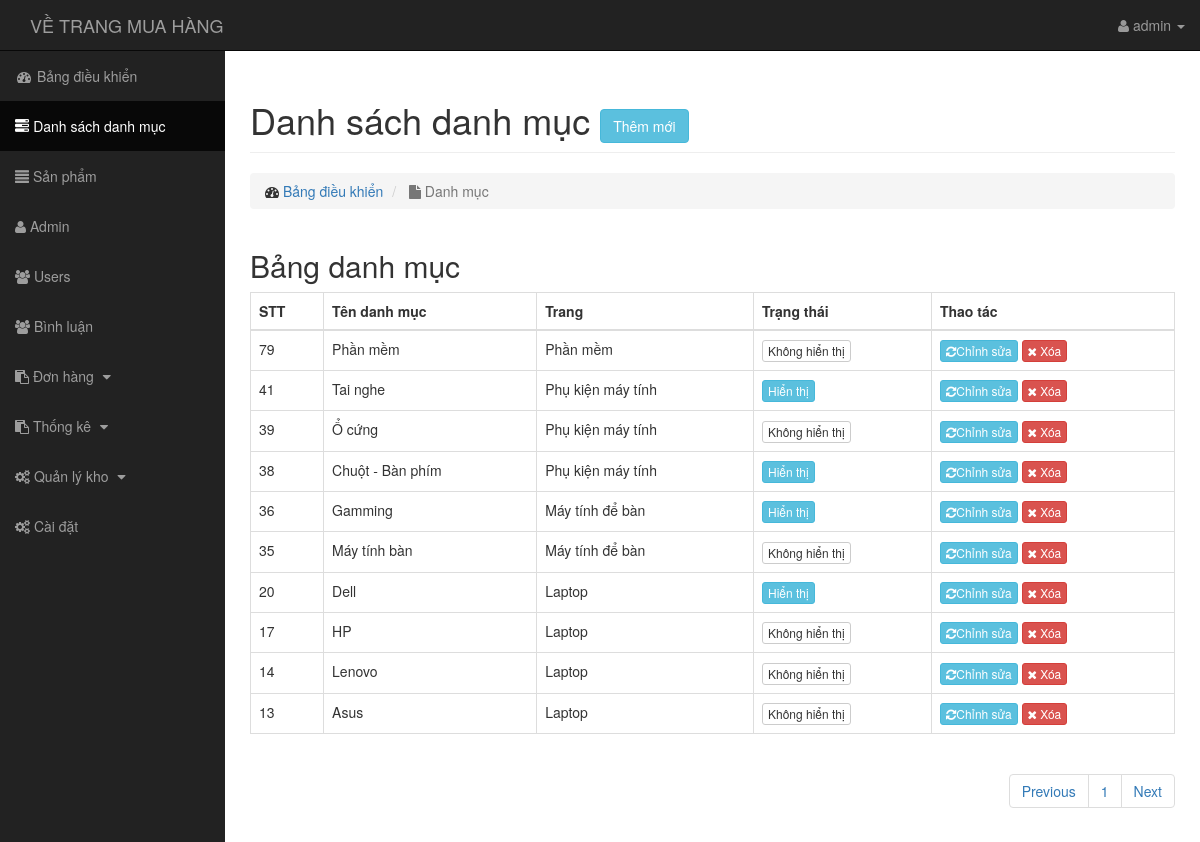
The app's page /admin/modules/category/index.php (signed in) with its own data.
### tables this page shows
CREATE TABLE `category` (
  `id` int(11) NOT NULL,
  `name` varchar(100) NOT NULL,
  `slug` varchar(100) DEFAULT NULL,
  `page_id` int(11) NOT NULL,
  `images` varchar(100) NOT NULL,
  `banner` varchar(100) DEFAULT NULL,
  `home` tinyint(4) DEFAULT 0,
  `status` tinyint(4) DEFAULT 1,
  `create_at` timestamp NOT NULL DEFAULT current_timestamp(),
  `update_at` timestamp NOT NULL DEFAULT current_timestamp() ON UPDATE current_timestamp()
);

CREATE TABLE `page` (
  `id` int(11) NOT NULL,
  `name` varchar(255) NOT NULL,
  `homepage` int(11) NOT NULL DEFAULT 0,
  `slug` varchar(255) NOT NULL,
  `create_update` timestamp NOT NULL DEFAULT current_timestamp(),
  `update_at` timestamp NOT NULL DEFAULT current_timestamp() ON UPDATE current_timestamp()
);

### admin/autoload/ftion.php (called while the page is built, shortened)
<?php
    function base_url()
    {
        return $url  = "http://localhost/DoAnChuyenNganh/";
    }
    function admin_trans($url)
    {
        return base_url() . "admin/" .$url;
    }
    function modules($url)
    {
        return base_url() . "admin/modules/" .$url ;
    }
 ?>

### admin/autoload/dtbase.php (called while the page is built, shortened)
<?php
    class Database
    {
        public $link;
        public function __construct()
        {
            $this->link = mysqli_connect("localhost","root","","banhang") or die ();
            mysqli_set_charset($this->link,"utf8");
        }
        public function countTable($table)
        {
            $sql = "SELECT id FROM  {$table}";
            $result = mysqli_query($this->link, $sql) or die("Lỗi Truy Vấn countTable----" .mysqli_error($this->link));
            $num = mysqli_num_rows($result);
            return $num;
        }
         public  function fetchJone($table,$sql ,$page = 0,$row ,$pagi = false )
        {
            $data = [];
            if ($pagi == true )
            {
                $total = $this->countTable($table);
                $sotrang = ceil($total / $row);
                $start = ($page - 1 ) * $row ;
                $sql .= " LIMIT $start,$row";
                $data = [ "page" => $sotrang];
                $result = mysqli_query($this->link,$sql) or die("Lỗi truy vấn fetchJone ---- " .mysqli_error($this->link));
            }
            else
            {
                $result = mysqli_query($this->link,$sql) or die("Lỗi truy vấn fetchJone ---- " .mysqli_error($this->link));
            }
            if( $result)
            {
                while ($num = mysqli_fetch_assoc($result))
                {
                    $data[] = $num;
                }
            }
            return $data;
        }
    }
?>

### admin/autoload/autoload.php (called while the page is built, shortened)
<?php
    include_once'dtbase.php';
    include_once'ftion.php';
        $db = new Database;
     ?>

### admin/modules/category/index.php (the view, shortened to what this page needs)
<?php
    include_once'../../autoload/autoload.php';
    $open="category";
    $sql = "SELECT category.*,page.name as pagecate FROM category LEFT JOIN page on category.page_id = page.id ORDER BY id DESC";
    if (isset($_GET['page'])) {
        $p=$_GET['page'];
    }
    else
    {
        $p=1;
    }
    $category =$db->fetchJone('category',$sql,$p,10,true);
    $sotrang=$category['page'];
    unset($category['page']);
    ?>
<?php include_once'../../../layouts/header.php'?>
<div class="row">
    <div class="col-lg-12">
        <h1 class="page-header">
            Danh sách danh mục <a href="add.php" class="btn btn-info">Thêm mới</a>
        </h1>
        <ol class="breadcrumb">
            <li>
                <i class="fa fa-dashboard"></i>  <a href="../../index.php"> Bảng điều khiển</a>
            </li>
            <li class="active">
                <i class="fa fa-file"></i> Danh mục
            </li>
        </ol>
    </div>
</div>
<div class="row">
    <div class="col-md-12">
        <h2>Bảng danh mục</h2>
        <div class="table-responsive">
            <table class="table table-bordered table-hover">
                <thead>
                    <tr>
                        <th>STT</th>
                        <th>Tên danh mục</th>
                        <th>Trang</th>
                        <th>Trạng thái</th>
                        <th>Thao tác</th>
                    </tr>
                </thead>
                <tbody>
                    <?php foreach ($category as $row) {
                        ?>
                    <tr>
                        <td><?php echo $row['id'];?></td>
                        <td><?php echo $row['name'];?></td>
                        <td><?php echo $row['pagecate']?></td>
                        <td>
                            <a  href="home.php?id=<?php echo $row['id'] ?>"
                                class="btn btn-xs <?php echo $row['home']==1?'btn-info' : 'btn-default'?>">
                            <?php echo $row['home']==1?"Hiển thị":"Không hiển thị" ?>
                            </a>
                        </td>
                        <td>
                            <a href="edit.php?id=<?php echo $row['id'];?>" class="btn btn-xs btn-info" href="edit.php?id=<?php echo $row['id'];?>"><i class="fa fa-refresh" style="color: #fff;"></i>Chỉnh sửa</a>
                            <a class="btn btn-xs btn-danger" href="delete.php?id=<?php echo $row['id'];?>" onclick="return confirm('Bạn thực sự muốn xóa nó?');"><i class="fa fa-remove" style="color: #fff;"></i> Xóa</a>
                        </td>
                    </tr>
                    <?php } ?>
                </tbody>
            </table>
            <div class="pull-right">
                <nav aria-label="page navigation">
                    <ul class="pagination">
                        <li class="page-item">
                            <a class="page-link" href="?page=<?php echo $p-1==0?1:$p-1 ?>" tabindex="-1">Previous</a>
                        </li>
                        <?php for ($i=1; $i <= $sotrang ; $i++): ?>
                        <li class="<?php ($p==$i)?$active:'' ?>"><a class="page-link" href="?page=<?php echo $i;?>"><?php echo $i ?></a></li>
                        <?php endfor ?>
                        <li class="page-item">
                            <a class="page-link" href="?page=<?php echo $p+1<$i?$p+1:$p ?>">Next</a>
                        </li>
                    </ul>
                </nav>
            </div>
        </div>
    </div>
</div>
<?php include_once'../../../layouts/footer.php'?>

### layouts/header.php (shortened to what this page needs)
<!DOCTYPE html>
<html lang="en">
    <head>
        <link href="<?php echo base_url()?>public/admin/css/bootstrap.min.css" rel="stylesheet">
        <link href="<?php echo base_url()?>public/admin/css/sb-admin.css" rel="stylesheet">
        <link href="<?php echo base_url()?>public/admin/font-awesome/css/font-awesome.min.css" rel="stylesheet" type="text/css">
    </head>
    <body>
        <div id="wrapper">
            <nav class="navbar navbar-inverse navbar-fixed-top" role="navigation">
                <div class="navbar-header col-sm-6">
                    <a  class="navbar-brand" href="http://localhost/DoAnChuyenNganh/index.php" target="_blank">VỀ TRANG MUA HÀNG</a>
                </div>
                <ul class="nav navbar-right top-nav">
                    <li class="">
                        <a href="#" class="" data-toggle=""> <b class=""></b></a>
                    </li>
                    <li class="dropdown">
                        <a href="#" class="dropdown-toggle" data-toggle="dropdown"><i class=""></i> <b class=""></b></a>
                    </li>
                    <li class="dropdown">
                        <a href="#" class="dropdown-toggle" data-toggle="dropdown"><i class="fa fa-user"></i> <?php echo $_SESSION['admin_user'] ?> <b class="caret"></b></a>
                    </li>
                </ul>
                <div class="collapse navbar-collapse navbar-ex1-collapse">
                    <ul class="nav navbar-nav side-nav">
                        <li>
                            <a href="/DoAnChuyenNganh/admin"><i class="fa fa-fw fa-dashboard"></i> Bảng điều khiển</a>
                        </li>
                        <li class="<?php echo isset($open) && $open=='category'? 'active': '' ?>">
                            <a href="<?php echo modules('category')?>"><span class="glyphicon glyphicon-tasks"></span> Danh sách danh mục</a>
                        </li>
                        <li class="<?php echo isset($open) && $open=='product'? 'active': '' ?>">
                            <a href="<?php echo modules('product')?>"><span class="glyphicon glyphicon-align-justify"></span> Sản phẩm</a>
                        </li>
                        <li class="<?php echo isset($open) && $open=='admin'? 'active': '' ?>">
                            <a href="<?php echo modules('admin')?>"><i class="fa fa-user"></i> Admin</a>
                        </li>
                        <li class="<?php echo isset($open) && $open=='users'? 'active': '' ?>">
                            <a href="<?php echo modules('users')?>"><i class="fa fa-users"></i> Users</a>
                        </li>
                        <li class="<?php echo isset($open) && $open=='comment'? 'active': '' ?>">
                            <a href="<?php echo modules('comment')?>"><i class="fa fa-users"></i> Bình luận</a>
                        </li>
                        <li class="<?php echo isset($open) && $open=='transaction'? 'active': '' ?>">
                            <a data-toggle="collapse" data-target="#demo1" href="#"><i class="fa fa-clipboard"></i> Đơn hàng <i class="fa fa-fw fa-caret-down"></i></a>
                        </li>
                        <li class="<?php echo isset($open) && $open=='thongke'? 'active': '' ?>">
                            <a data-toggle="collapse" data-target="#demo2" href="#"><i class="fa fa-clipboard"></i> Thống kê <i class="fa fa-fw fa-caret-down"></i></a>
                        </li>
                        <li class="<?php echo isset($open) && $open=='manager'? 'active': '' ?>">
                            <a href="#" data-toggle="collapse" data-target="#demo"><i class="fa fa-cogs"></i> Quản lý kho <i class="fa fa-fw fa-caret-down"></i></a>
                        </li>
                        <li class="<?php echo isset($open) && $open =='setting'?'active':'' ?>">
                            <a href="<?php echo admin_trans('setting')?>"><i class="fa fa-cogs"></i> Cài đặt </a>
                        </li>
                    </ul>
                </div>
            </nav>
            <div id="page-wrapper">
                <div class="container-fluid">

### layouts/footer.php (shortened to what this page needs)
            </div>
        </div>
    </body>
</html>

### public/admin/css/sb-admin.css (style rules this page uses)
body { margin-top: 100px; background-color: #222; }
@media (min-width:768px) { body { margin-top: 50px; } }
#wrapper { padding-left: 0; }
#page-wrapper { width: 100%; padding: 0; background-color: #fff; }
@media (min-width:768px) { #wrapper { padding-left: 225px; } }
@media (min-width:768px) { #page-wrapper { padding: 10px; } }
.top-nav { padding: 0 15px; }
.top-nav>li { display: inline-block; float: left; }
.top-nav>li>a { padding-top: 15px; padding-bottom: 15px; line-height: 20px; color: #999; }
@media (min-width:768px) { .side-nav { position: fixed; top: 51px; left: 225px; width: 225px; margin-left: -225px; border: none; border-radius: 0; overflow-y: auto; background-color: #222; bottom: 0; overflow-x: hidden; padding-bottom: 40px; } }
@media (min-width:768px) { .side-nav>li>a { width: 225px; } }

### records on screen
category: id "79", name "Phần mềm", page.name "Phần mềm", home "Không hiển thị"
category: id "41", name "Tai nghe", page.name "Phụ kiện máy tính", home "Hiển thị"
category: id "39", name "Ổ cứng", page.name "Phụ kiện máy tính", home "Không hiển thị"
category: id "38", name "Chuột - Bàn phím", page.name "Phụ kiện máy tính", home "Hiển thị"
category: id "36", name "Gamming", page.name "Máy tính để bàn", home "Hiển thị"
category: id "35", name "Máy tính bàn", page.name "Máy tính để bàn", home "Không hiển thị"
category: id "20", name "Dell", page.name "Laptop", home "Hiển thị"
category: id "17", name "HP", page.name "Laptop", home "Không hiển thị"
category: id "14", name "Lenovo", page.name "Laptop", home "Không hiển thị"
category: id "13", name "Asus", page.name "Laptop", home "Không hiển thị"

### other values on screen
$_SESSION['admin_user'] "admin"
